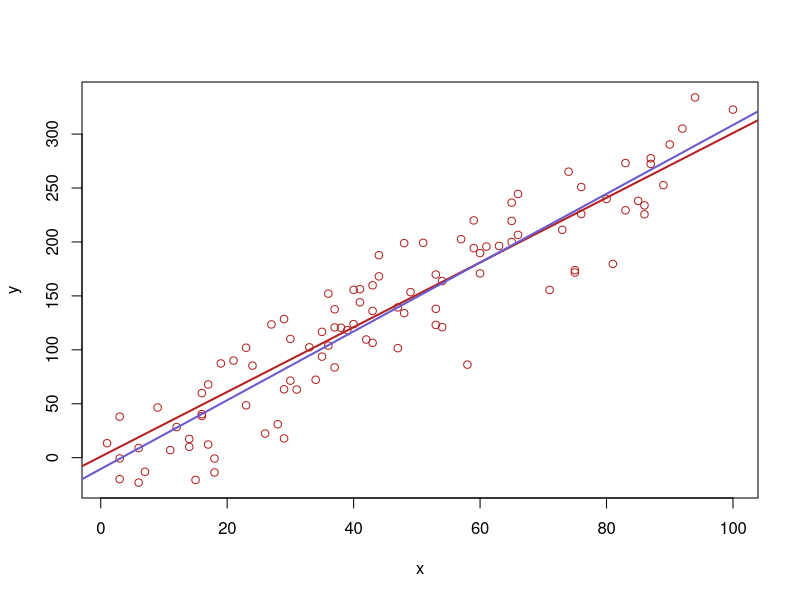
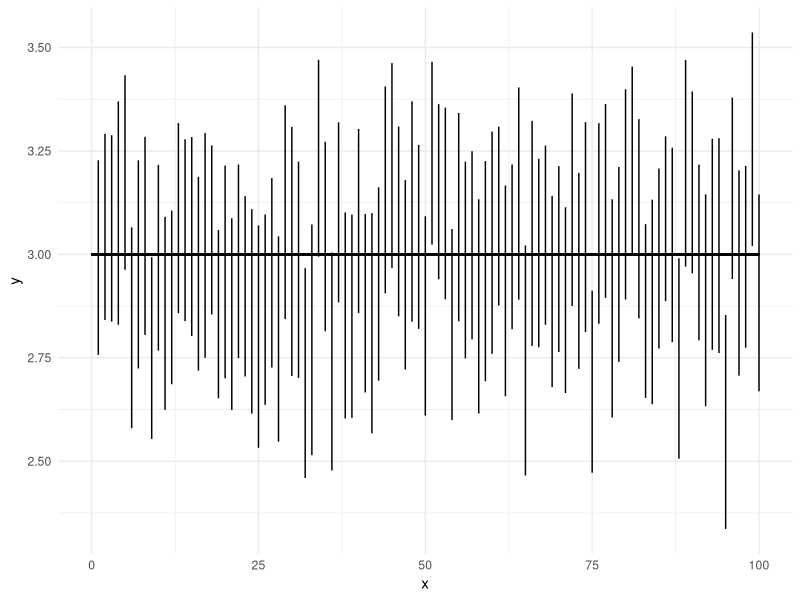
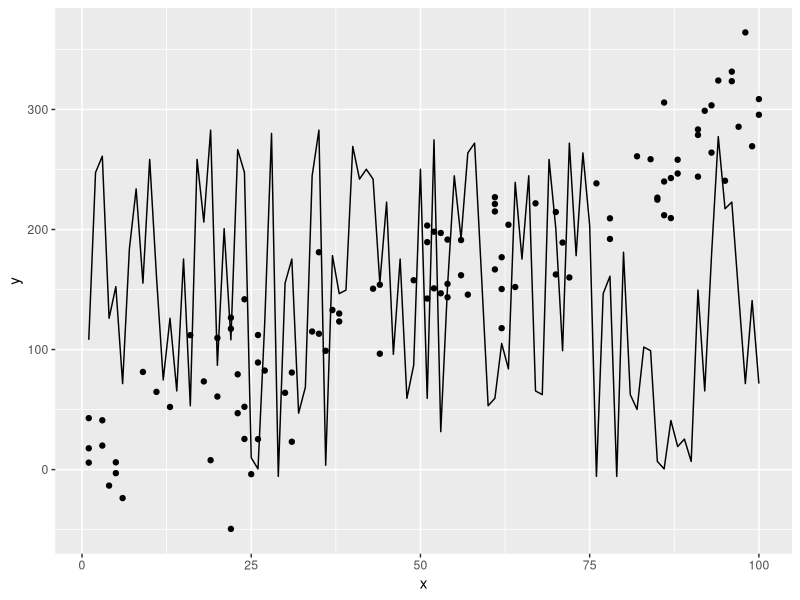
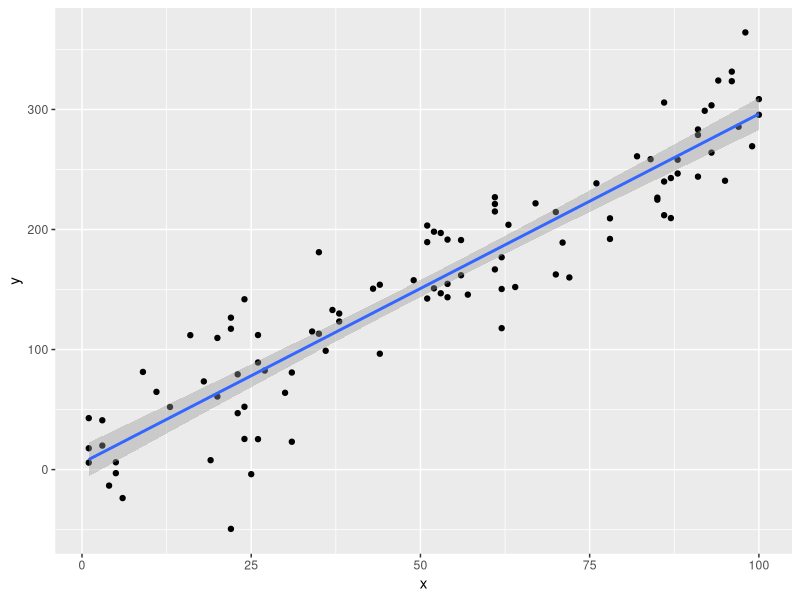

Reproduce these figures in R, in order. (Note: this script raises an error after producing the figures.)
## ---- chunk 1
library('tidyverse')
set.seed(9)

# generate data
x <- sample(1:100, replace = T)
eps <- rnorm(100, 0, 35)
y <- 3 * x + 1 + eps 

# create slr
fit <- lm(y ~ x)

# plot
plot(y ~ x, col = 'firebrick') # points
lines(abline(1,3, col = 'firebrick', lwd = 2)) # actual
lines(abline(fit, col = 'slateblue', lwd = 2)) # model
## ---- chunk 2
confint(fit)
## ---- chunk 3
beta_low <- vector('double', length = 100)
beta_high <- vector('double', length = 100)

for(i in 1:100) {
  
  set.seed(i+100)
  
  x <- sample(1:100, replace = T)
  eps <- rnorm(100, 0, 35)
  y <- 3 * x + 1 + eps 
  
  fit <- lm(y ~ x)
  
  beta_low[i] <- confint(fit)[2,1]
  beta_high[i] <- confint(fit)[2,2]
  
  i <- i + 1
}

dat <- data.frame(low = beta_low, high = beta_high, index = 1:100)

ggplot(dat) + 
    geom_segment(aes(y = 3, yend = 3, x = 0, xend = 100)) + 
    geom_segment(aes(x = 1:100, y=low[1:100], yend = high[1:100], xend = 1:100)) +
    theme_minimal()
## ---- chunk 4
# create the bands
sample <- data.frame(y = y, x = x, interval = 1:100)

fit <- lm(y ~ x, data = sample)

sample$CI <- predict(fit, interval = 'confidence', newdata = data.frame(interval = 1:100))

ggplot(sample) + 
  geom_point(aes(y=y, x=x)) + 
  geom_line(aes(x = 1:100, y = sample$CI[,2]))


sample$CI[,2]
## ---- chunk 5
sample$CI
ggplot(sample, aes(y = y, x = x)) + 
  geom_point() + 
  stat_smooth(method = 'lm', level = 0.95)

?stat_smooth



dat$low_ci 
dat$low_ci <- predict(fit, newdata = , 
                        interval = "confidence", 
                        level = 0.9)[, 2]
nd1_eng$HiCI <- predict(mod1, newdata = nd1_eng, 
                        interval = "confidence", 
                        level = 0.9)[, 3]

source <- data.frame(y = y, x = x)
predict(fit)

ggplot() + 
  geom_point(aes(y = y, x = x)) + 
  geom_line(aes(y = dat$high, x = dat$index)) + 
  theme_minimal()
